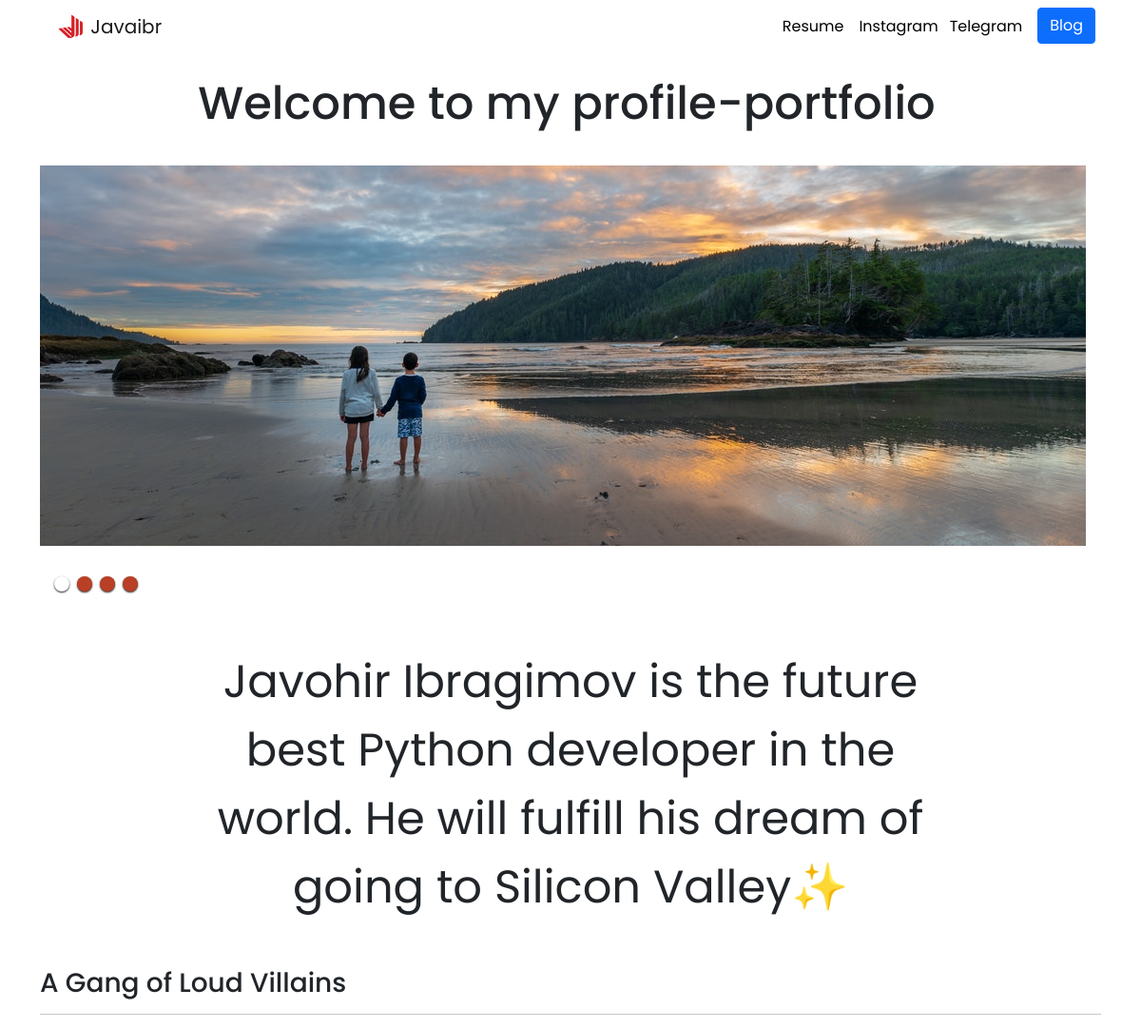
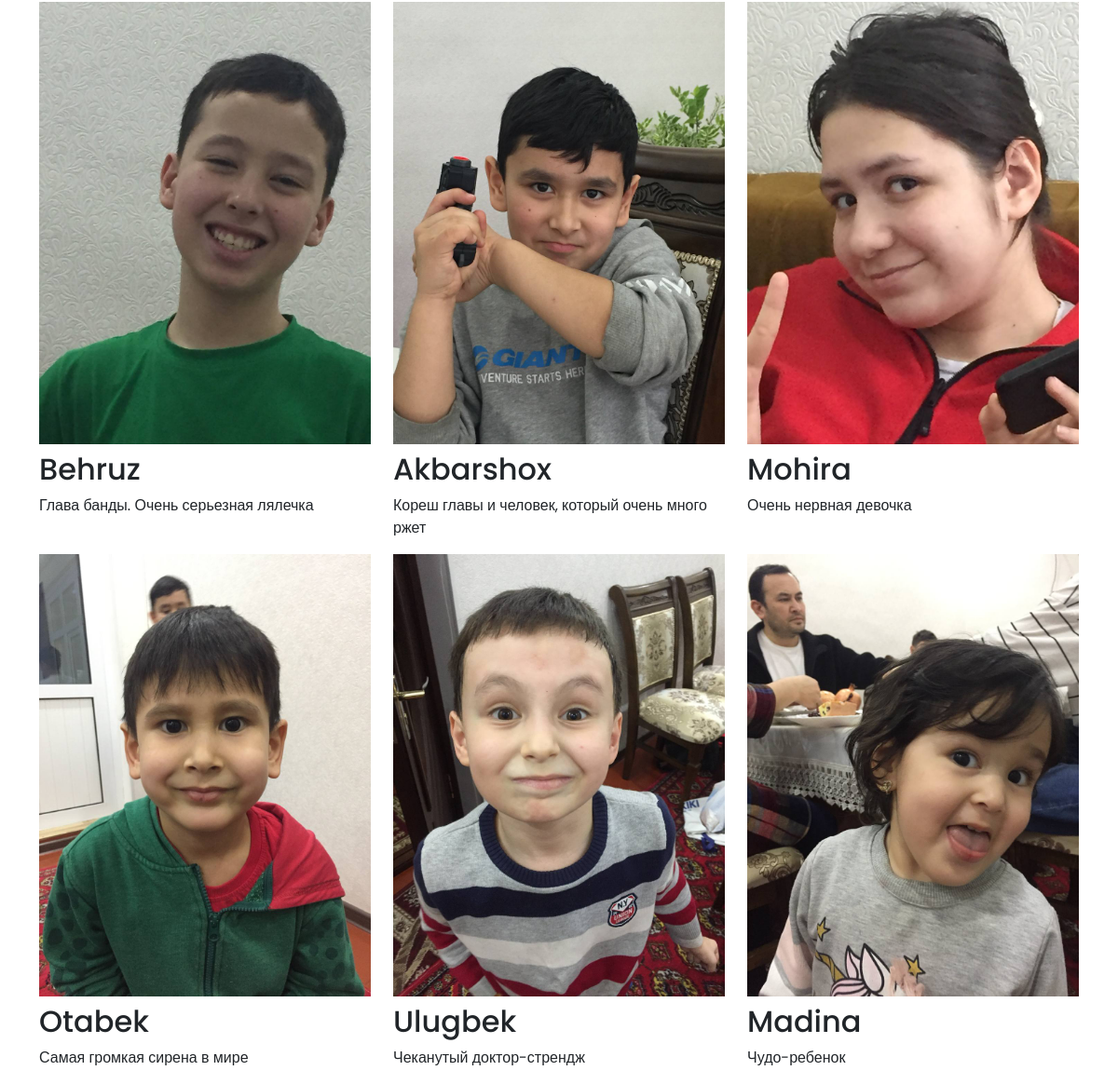
The page / on the database its author committed (2 pictures, top to bottom).
### portfolio/models.py (models this page shows, shortened)
class Project(models.Model):
    title = models.CharField(max_length=100)
    description = models.CharField(max_length=250)
    image = models.ImageField(upload_to='portfolio/images/')
    url = models.URLField(blank=True)

### portfolio/views.py (the view)
# urls.py: 2. Add a URL to urlpatterns:  path('', views.home, name='home')
def home(request):
    projects = Project.objects.all()
    return render(request, 'portfolio/home.html', {'projects': projects})

### portfolio/templates/portfolio/home.html (shortened to what this page needs)
{% extends 'portfolio/base.html' %}
{% block content %}
    {% load static %}
<div class="row justify-content-center mb-1">
  <div class="col-md-9 text-center">
    <br>
    <h1 id="hometext" class="font-weight-bold me-2">Welcome to my profile-portfolio</h1>
  </div>
</div>
<br>
  <div class="slider">
  	<ul>
  		<li><img src="/static/portfolio/dream.jpg" alt=""></li>
  	</ul>
  </div>
<div class="row justify-content-center mb-3">
  <div class="col-md-9 text-center"
    <h1 id="hometext" class="font-weight-bold">Javohir Ibragimov is the future best
    Python developer in the world. He will fulfill his dream of going to Silicon Valley✨</h1>
    <br>
  </div>
</div>
<h3 class="mt-5">A Gang of Loud Villains</h3>
<hr>
<div class="row">
  {% for projects in projects %}
  <div class="col-lg-4 col-md-6">
    {% if projects.url %}
      <a href="{{ projects.url }}">
        <img src="{{ projects.image.url }}" class="img-fluid mb-2">
      </a>
      {% else %}
      <img src="{{ projects.image.url }}" class="img-fluid mb-2">
      {% endif %}
      <h2>{{ projects.title }}</h2>
      <p>{{ projects.description }}</p>
  </div>
  {% endfor %}
</div>
{% endblock %}

### portfolio/templates/portfolio/base.html (shortened to what this page needs)
<!doctype html>
<html lang="en">
  <head>
    <link href="https://cdn.jsdelivr.net/npm/bootstrap@5.1.3/dist/css/bootstrap.min.css" rel="stylesheet">
    <link rel="stylesheet" href="/static/portfolio/custom.css">
  </head>
  <body>
<nav class="navbar navbar-expand-md navbar-light">
  <div class="container">
    <a class="navbar-brand ms-5" href="{% url 'home' %}">
      <img src="/static/portfolio/jotanunes.svg" width="30" height="30" class="d-inline-block align-top" alt="">
          Javaibr
    </a>
  </div>
  <div class="collapse navbar-collapse text-center" id="navbarNav">
        <ul class="navbar-nav pe-5">
          <li class="nav-item">
            <a class="nav-link" href="#">Resume</a>
          </li>
          <li class="nav-item">
            <a class="nav-link pe-1" href="https://instagram.com/jonkaib" target="_blank">Instagram</a>
          </li>
          <li class="nav-item">
            <a class="nav-link pe-3" href="https://t-do.ru/JOnkaaI" target="_blank">Telegram</a>
          </li>
          <li>
            <a role="button" href="{% url 'blog:all_blogs' %}" class="btn btn-primary">Blog</a>
          </li>
        </ul>
      </div>
</nav>
<div class="container">
  {% block content %}{% endblock %}
</div>
  </body>
</html>

### portfolio/static/portfolio/custom.css (style rules this page uses)
.navbar-nav .nav-link { color: rgba(0,0,0,1) !important; }
body { font-family: 'Poppins', sans-serif; }
.slider { z-index: 9; width: 1100px; height: 500px; overflow: hidden; margin: 0 0 7px; position: relative; }
.slider ul, .slider li { padding: 0; margin: 0; list-style-type: none; }
.slider ul { width: 9999px; }
.slider ul li { list-style-type: none; float: left; width: 1100px; height: 500px; }
@media (min-width: 992px) { #hometext { font-size: 3rem; } }

### rows shown on the page
Project: image (picture), title "Behruz", description "Глава банды. Очень серьезная лялечка"
Project: image (picture), title "Akbarshox", description "Кореш главы и человек, который очень много ржет"
Project: image (picture), title "Mohira", description "Очень нервная девочка"
Project: image (picture), title "Otabek", description "Самая громкая сирена в мире"
Project: image (picture), title "Ulugbek", description "Чеканутый доктор-стрендж"
Project: image (picture), title "Madina", description "Чудо-ребенок"
